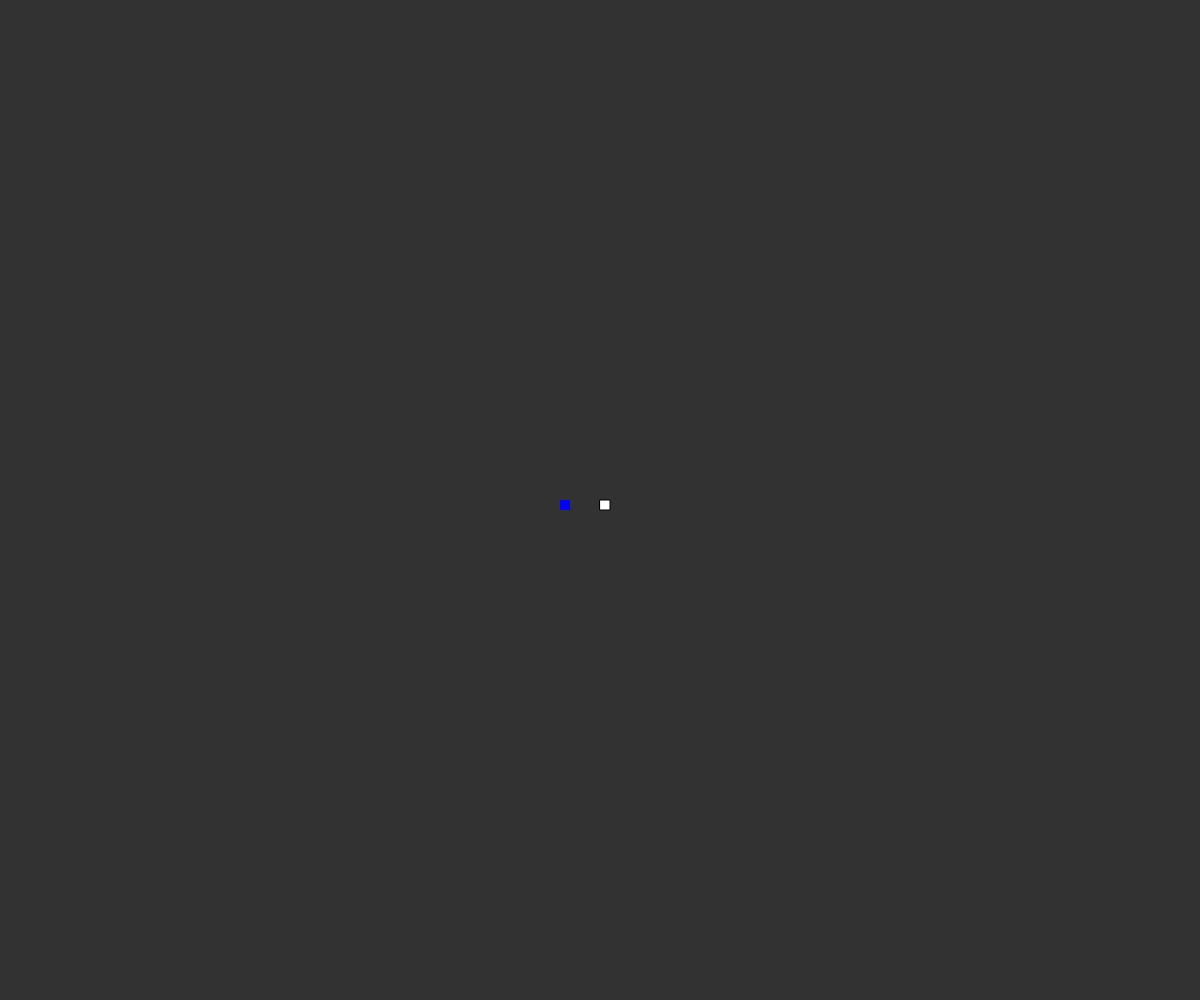
Frame 1 (no input)
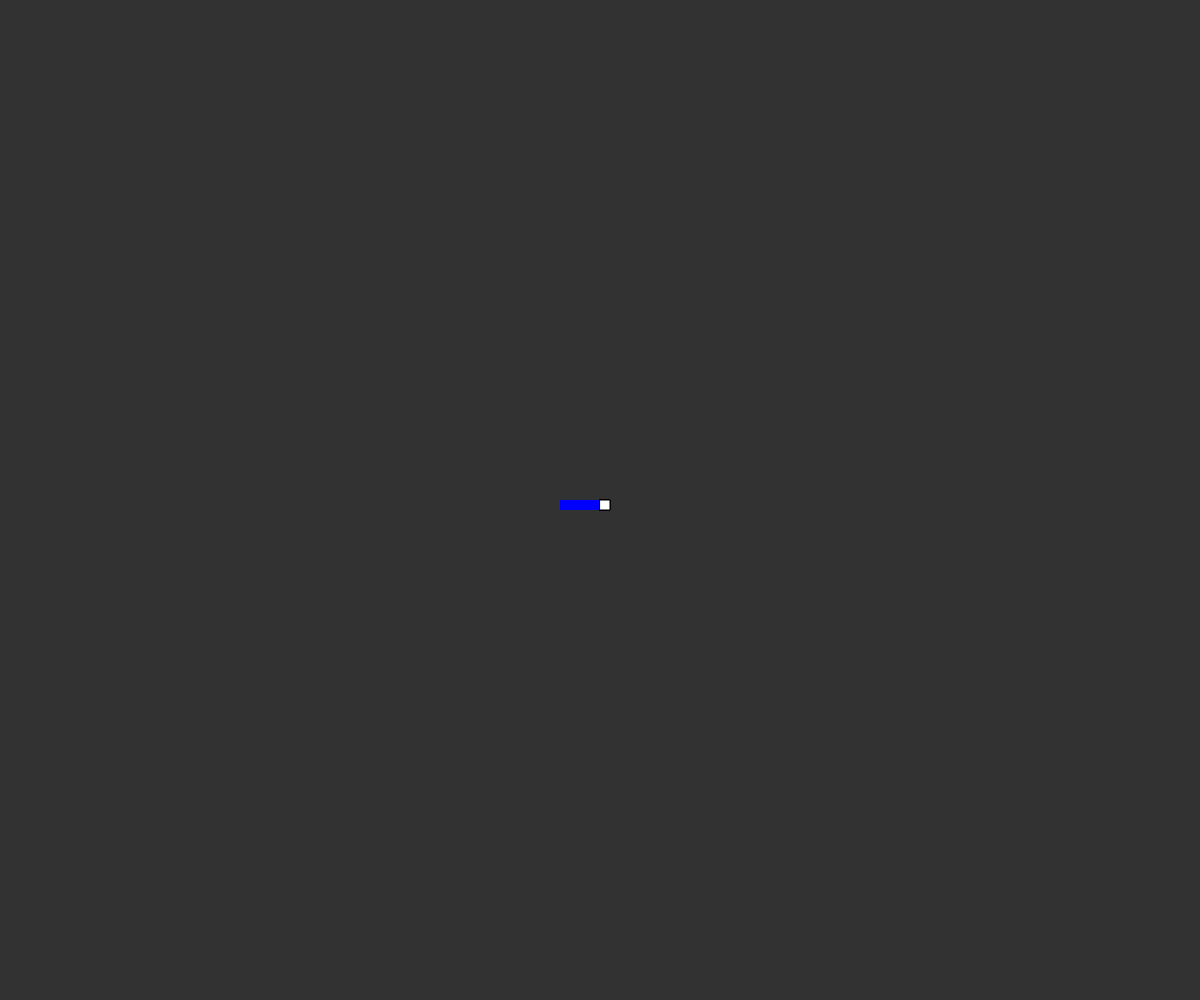
Frame 60 (no input)
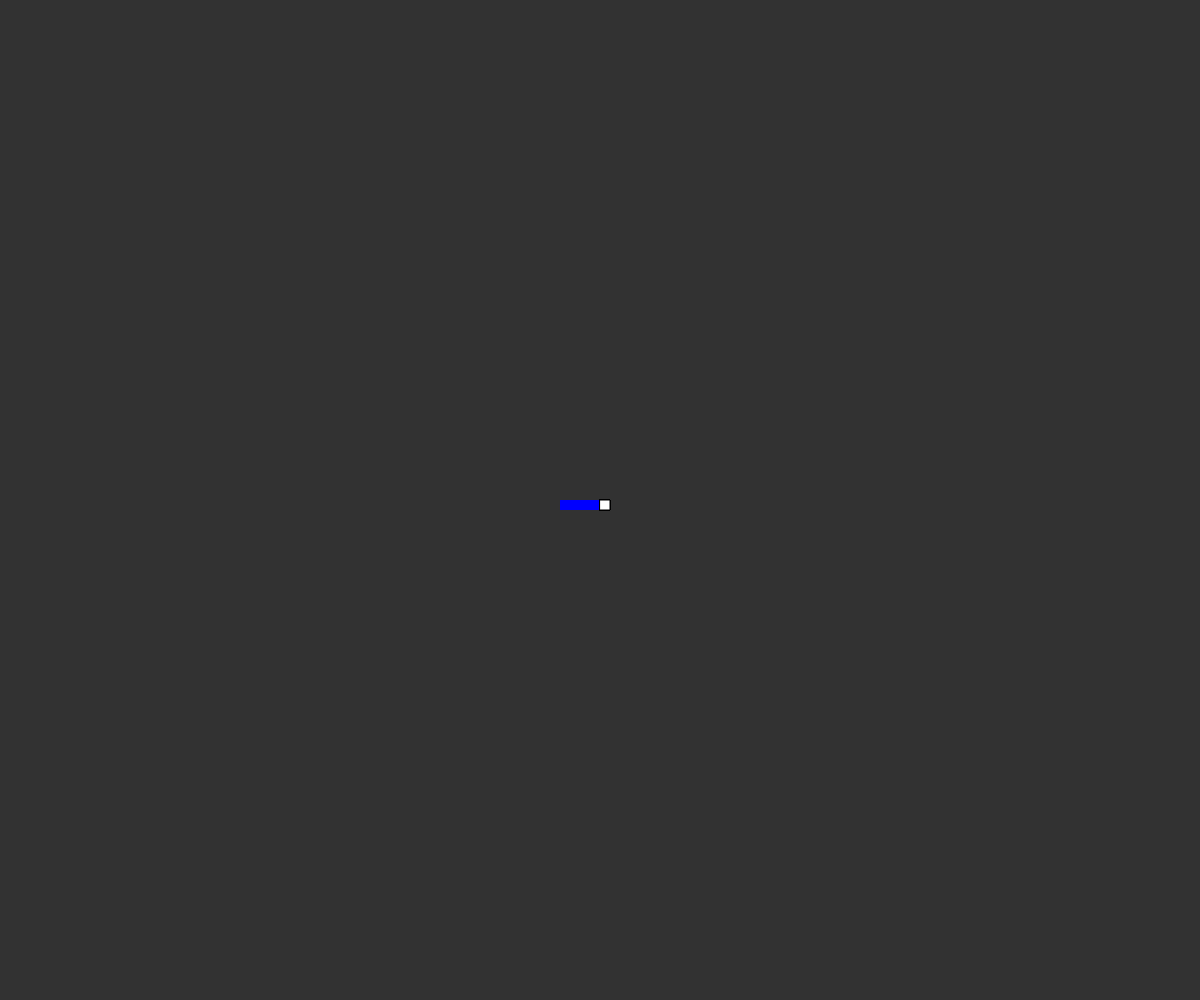
Frame 120 (the mouse pressed at the canvas centre since frame 60)

The p5.js sketch that drew these frames (run headless with seeded random() and noise() and a simulated clock; from frame 60 on, the mouse is pressed at the canvas centre):

// p5.js sketch
// ── sketch.js
var gridSize;
var x;
var y;
var dir;
var xPrev;
var yPrev;
var count;
var speed;
var directions = [];

function setup() {
  createCanvas(window.innerWidth, window.innerHeight);
  gridSize = 10;
  x = floor(width / 2 / gridSize) * gridSize;
  y = floor(height / 2 / gridSize) * gridSize;
  background(50);
  count = 0;
  speed = 15;
  directions.push('right');
  directions.push('right');
  directions.push('right');
  directions.push('right');
  directions.push('right');
}

function draw() {
  if (count === 0) {
    if (dir === 'right') {
      x += gridSize;
      if (x >= floor(width / gridSize) * gridSize) {
        x = 0;
      }
    } else if (dir === 'down') {
      y += gridSize;
      if (y >= floor(height / gridSize) * gridSize) {
        y = 0;
      }
    } else if (dir === 'left') {
      x -= gridSize;
      if (x <= 0) {
        x = floor(width / gridSize) * gridSize - gridSize;
      }
    } else if (dir === 'up') {
      y -= gridSize;
      if (y <= 0) {
        y = floor(height / gridSize) * gridSize - gridSize;
      }
    }
    directions.push(dir);
    directions.shift();
  }
  xPrev = x;
  yPrev = y;
  for (var i = directions.length - 1; i >= 0; i--) {
    if (directions[i] === 'left') {
      xPrev += gridSize;
      if (xPrev >= floor(width / gridSize) * gridSize) {
        xPrev = 0;
      }
    } else if (directions[i] === 'up') {
      yPrev += gridSize;
      if (yPrev >= floor(height / gridSize) * gridSize) {
        yPrev = 0;
      }
    } else if (directions[i] === 'right') {
      xPrev -= gridSize;
      if (xPrev <= 0) {
        xPrev = floor(width / gridSize) * gridSize - gridSize;
      }
    } else if (directions[i] === 'down') {
      yPrev -= gridSize;
      if (yPrev <= 0) {
        yPrev = floor(height / gridSize) * gridSize - gridSize;
      }
    }
  }
  noStroke();
  fill(0,0,255);
  rect(xPrev, yPrev, gridSize, gridSize);
  fill(255);
  stroke(0);
  rect(x, y, gridSize, gridSize);
  count = (count + 1) % speed;
}

function keyTyped() {
  if (dir !== 'right' && (key === 'a' || key === 'A')) {
    dir = 'left';
  } else if (dir !== 'up' && (key === 's' || key === 'S')) {
    dir = 'down';
  } else if (dir !== 'left' && (key === 'd' || key === 'D')) {
    dir = 'right';
  } else if (dir !== 'down' && (key === 'w' || key === 'W')) {
    dir = 'up';
  }
}

function windowResized() {
  resizeCanvas(windowWidth, windowHeight);
  x = floor(width / 2 / gridSize) * gridSize;
  y = floor(height / 2 / gridSize) * gridSize;
  background(50);
  count = 0;
}
